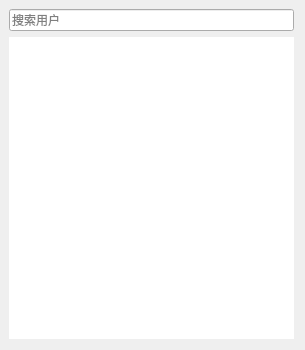
<?xml version="1.0" encoding="UTF-8"?>
<ui version="4.0">
 <class>Form</class>
 <widget class="QWidget" name="Form">
  <property name="geometry">
   <rect>
    <x>0</x>
    <y>0</y>
    <width>305</width>
    <height>350</height>
   </rect>
  </property>
  <property name="minimumSize">
   <size>
    <width>305</width>
    <height>350</height>
   </size>
  </property>
  <property name="font">
   <font>
    <pointsize>9</pointsize>
   </font>
  </property>
  <property name="windowTitle">
   <string>用户选择menu</string>
  </property>
  <layout class="QGridLayout" name="gridLayout_2" rowstretch="0,0">
   <property name="leftMargin">
    <number>9</number>
   </property>
   <property name="topMargin">
    <number>9</number>
   </property>
   <item row="0" column="0">
    <widget class="QLineEdit" name="lineEdit">
     <property name="font">
      <font>
       <pointsize>9</pointsize>
      </font>
     </property>
     <property name="frame">
      <bool>true</bool>
     </property>
     <property name="placeholderText">
      <string>搜索用户</string>
     </property>
     <property name="clearButtonEnabled">
      <bool>true</bool>
     </property>
    </widget>
   </item>
   <item row="1" column="0">
    <widget class="QListWidget" name="listWidget">
     <property name="frameShape">
      <enum>QFrame::NoFrame</enum>
     </property>
     <property name="sizeAdjustPolicy">
      <enum>QAbstractScrollArea::AdjustToContents</enum>
     </property>
     <property name="verticalScrollMode">
      <enum>QAbstractItemView::ScrollPerPixel</enum>
     </property>
     <property name="horizontalScrollMode">
      <enum>QAbstractItemView::ScrollPerPixel</enum>
     </property>
     <property name="resizeMode">
      <enum>QListView::Adjust</enum>
     </property>
    </widget>
   </item>
  </layout>
 </widget>
 <resources/>
 <connections/>
</ui>
